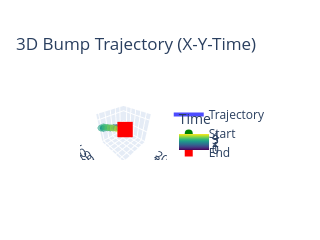

The code cell stored with this chart in its notebook:
### Code cell
import plotly.graph_objects as go
import numpy as np

# Extract bump positions
bump_positions = trajectory_results['bump_positions']
time_points = trajectory_results['time_points']

# Create the 3D plot
fig = go.Figure()

# Plot the trajectory with time as z-axis
fig.add_trace(go.Scatter3d(
    x=bump_positions[:, 0],
    y=bump_positions[:, 1],
    z=time_points,
    mode='lines',
    line=dict(color='blue', width=4),
    name='Trajectory',
    opacity=0.7
))

# Mark start and end points
fig.add_trace(go.Scatter3d(
    x=[bump_positions[0, 0]],
    y=[bump_positions[0, 1]],
    z=[time_points[0]],
    mode='markers',
    marker=dict(color='green', size=8, symbol='circle'),
    name='Start'
))

fig.add_trace(go.Scatter3d(
    x=[bump_positions[-1, 0]],
    y=[bump_positions[-1, 1]],
    z=[time_points[-1]],
    mode='markers',
    marker=dict(color='red', size=8, symbol='square'),
    name='End'
))

# Add some trajectory points for better visualization
n_points = 20
point_indices = np.linspace(0, len(bump_positions)-1, n_points, dtype=int)
fig.add_trace(go.Scatter3d(
    x=bump_positions[point_indices, 0],
    y=bump_positions[point_indices, 1],
    z=time_points[point_indices],
    mode='markers',
    marker=dict(
        color=time_points[point_indices],
        colorscale='viridis',
        size=4,
        opacity=0.6,
        colorbar=dict(title="Time")
    ),
    name='Trajectory Points'
))

fig.update_layout(
    scene=dict(
        xaxis_title='X Position',
        yaxis_title='Y Position',
        zaxis_title='Time'
    ),
    title='3D Bump Trajectory (X-Y-Time)',
    width=240,
    height=200
)

fig.show()

### Figure 1 — Plotly figure (JSON) as saved in the notebook; plotly's stock layout.template omitted (floating-point values rounded to 4 significant figures; data arrays with more than 128 entries replaced by an {"elided": "..."} marker saying what was removed)
{"data": [{"line": {"color": "blue", "width": 4}, "mode": "lines", "name": "Trajectory", "opacity": 0.7, "type": "scatter3d", "x": {"elided": "4700 float values"}, "y": {"elided": "4700 float values"}, "z": {"elided": "4700 float values"}}, {"marker": {"color": "green", "size": 8, "symbol": "circle"}, "mode": "markers", "name": "Start", "type": "scatter3d", "x": [12.5], "y": [4.494], "z": [0]}, {"marker": {"color": "red", "size": 8, "symbol": "square"}, "mode": "markers", "name": "End", "type": "scatter3d", "x": [60.0], "y": [55.49], "z": [4.699]}, {"marker": {"color": [0.0, 0.247, 0.494, 0.741, 0.989, 1.236, 1.483, 1.731, 1.978, 2.225, 2.473, 2.72, 2.967, 3.215, 3.462, 3.709, 3.957, 4.204, 4.451, 4.699], "colorbar": {"title": {"text": "Time"}}, "colorscale": [[0, "#440154"], [0.1111, "#482878"], [0.2222, "#3e4989"], [0.3333, "#31688e"], [0.4444, "#26828e"], [0.5556, "#1f9e89"], [0.6667, "#35b779"], [0.7778, "#6ece58"], [0.8889, "#b5de2b"], [1, "#fde725"]], "opacity": 0.6, "size": 4}, "mode": "markers", "name": "Trajectory Points", "type": "scatter3d", "x": [12.5, 12.5, 12.53, 13.99, 19.87, 26.32, 32.0, 37.73, 44.97, 49.99, 58.0, 61.61, 59.48, 59.63, 60.0, 60.0, 60.0, 60.0, 60.0, 60.0], "y": [4.494, 4.5, 4.405, 3.178, 3.0, 3.0, 3.0, 3.0, 3.0, 3.0, 3.0, 3.0, 7.409, 13.93, 21.04, 27.79, 34.59, 42.74, 48.09, 55.49], "z": [0.0, 0.247, 0.494, 0.741, 0.989, 1.236, 1.483, 1.731, 1.978, 2.225, 2.473, 2.72, 2.967, 3.215, 3.462, 3.709, 3.957, 4.204, 4.451, 4.699]}], "layout": {"height": 200, "scene": {"xaxis": {"title": {"text": "X Position"}}, "yaxis": {"title": {"text": "Y Position"}}, "zaxis": {"title": {"text": "Time"}}}, "title": {"text": "3D Bump Trajectory (X-Y-Time)"}, "width": 240}}
